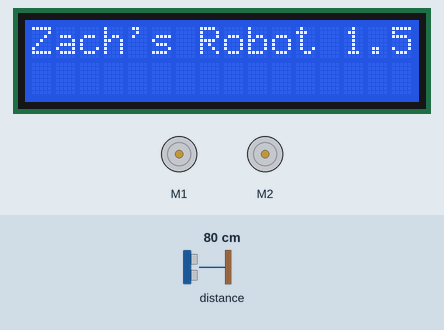
A sketch run on a simulated Arduino Mega 2560, built with avr-gcc and run on an emulated ATmega2560. On the bench: 16×2 character LCD, 2 × DC motor (green arrow = forward, orange = backward, longer = faster). Inputs (shaded band) come from the test bench; at power-on: distance to the obstacle 80 cm.

Above: at 1.29 s.
1.3 s: distance to the obstacle set to 28 cm
3.8 s: distance to the obstacle set to 23 cm
At 4.4 s:
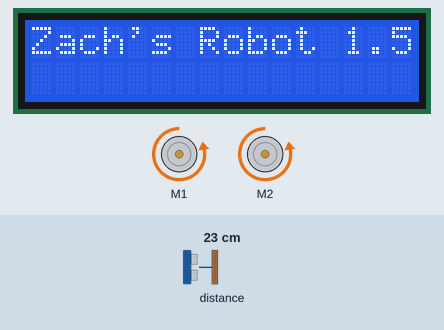
At 5.1 s:
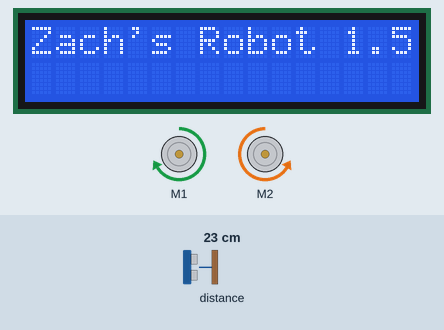
Timing chart, 0 to 12.8 s (numbered marks = the images above; inputs shaded):
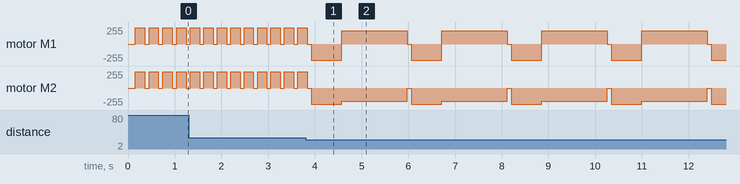

Measured:
- the behaviour switches between 26 and 25 cm on distance to the obstacle (found by bisection; images 0 and 1)
- by itself, motor M1: repeats every 2.1 s: backward 245/255 0.66 s, forward 200/255 1.4 s, stopped 0.09 s
- by itself, motor M2: repeats every 2.1 s: backward 245/255 0.66 s, backward 200/255 1.4 s, stopped 0.09 s

The sketch:

_4WD_Arduino_Bot.ino
```cpp
/*
Arduino Robot V1
By: Zachary Massia
*/

// Import the libraries
#include <LiquidCrystal.h>
#include <Ping.h>
#include <AFMotor.h>

// Initialize the libraries
LiquidCrystal lcd(26, 27, 28, 29, 30, 31);
Ping          ping(48,0,0);
AF_DCMotor    leftSide(1, MOTOR12_8KHZ);
AF_DCMotor    rightSide(2, MOTOR12_8KHZ);
// -------------------------------------------


// Constant Variables
const int PING_DELAY  = 25;   // Delay in ms after taking a Ping reading.
const int SAMPLE_RATE = 3;    // How many readings to take each time we check for objects
const int DANGER_ZONE = 25;   // Distance in CM before stopping robot.
const int MOTOR_SPEED = 245;  // Speed range : 0-255
const int TURN_SPEED  = 200;  // The speed to use for turning.
const int RELEASE_DELAY = 5;  // How long to delay after releases motors.

// Instance Variables
int OBJECT_DISTANCE;          // Stores raw distance from Ping sensor.
boolean IS_SAFE;              // False if within 'DANGER_ZONE'.
// -------------------------------------------


void setup() {
  Serial.begin(115200);
  lcd.begin(16,2);             // Set LCD size + initialize.
  lcd.print("Zach's Robot 1.5");

  setMotorSpeed(MOTOR_SPEED);  // Set both motors to default speed.
}


void loop() {
  // Mandatory functions:
  OBJECT_DISTANCE = pingSampler(SAMPLE_RATE);  // Read the distance w/ Ping sensor
  IS_SAFE = checkDistance();                   // Are we in the 'DANGER_ZONE'?
  // --------------------

  // Rest of code:
  pingMover();
}
```

Functions.ino
```cpp
boolean checkDistance() {
  /*
  Check to see if we are going to hit something.
  */
  if (OBJECT_DISTANCE <= DANGER_ZONE) {
    // We're going to hit something.
    return false;
  }
  else if (OBJECT_DISTANCE > DANGER_ZONE) {
    // Let's assume it's safe.
    return true;
  }
}


int pingSampler(int resolution) {
  /*
  Read the distance from the Ping sensor 'resolution' times, add
  all the values and find the average. This will produce a more
  accurate reading of the distance.
  */
  int avgValue;               // This will be used to return the sampled value.
  int totalValue;             // This will hold all the readings.

  // Loop through each reading and assign to array
  for (int i=0; i < resolution; i++) {
    ping.fire();                       // Send a pulse to the Ping.
    totalValue += ping.centimeters();  // Add the CM value to the total.
    delay(PING_DELAY);                 // Wait so the sensor is not overloaded.
  }

  avgValue = ( totalValue / resolution );  // Get the average value.
  return avgValue;
}

int getObjectDistance() {
  /*
  !! Use pingSampler
  This function will fire off a single ping reading, but it is
  not as accurate, only use if a quick one of reading is needed.

  Fire off the Ping Ultrasonic Sensor, return
  the distance in CM
  */
  ping.fire();        // Fire the ping
  int pingVal = ping.centimeters();  // Store the distance.
  delay(PING_DELAY);  // Wait so we don't overload the sensor
  return pingVal;     // Return the distance.
}
```

Motor_Control.ino
```cpp
void turnRight(int moveTime) {
  /*
  Adjust to lower speed for turning, and reset
  to the default when done.
  */
  setMotorSpeed(TURN_SPEED);

  // Start the motors.
  leftSide.run(FORWARD);
  rightSide.run(BACKWARD);
  delay(moveTime);

  // Release both motors to stop.
  haltMotors();

  // Reset speed to default forward speed.
  setMotorSpeed(MOTOR_SPEED);
}


void moveBackward(int moveTime) {
  /*
  Move both sides backward for 'moveTime' milliseconds
  then release the motors.
  */
  // Start the motors
  leftSide.run(BACKWARD);
  rightSide.run(BACKWARD);
  delay(moveTime);

  // Release both motors to stop
  haltMotors();
}

void moveForward(int moveTime) {
  /*
  Move both sides forward for 'moveTime' milliseconds
  then release the motors.
  */
  // Start the motors.
  leftSide.run(FORWARD);
  rightSide.run(FORWARD);
  delay(moveTime);

  // Release both motors to stop.
  haltMotors();
}


void haltMotors() {
  /*
  Release both motors. This function will be called after each
  call to move a direction.
  */
  leftSide.run(RELEASE);
  rightSide.run(RELEASE);
  delay(RELEASE_DELAY);    // To ensure the motors are not overloaded.
}


void setMotorSpeed(int newSpeed) {
  /*
  This function will set both sides to the speed
  specified by 'newSpeed'
  */
  leftSide.setSpeed(newSpeed);
  rightSide.setSpeed(newSpeed);
}
```

Move_Sequences.ino
```cpp
void pingMover() {
  /*
  If things seem safe try moving ahead 200 milliseconds. If we detect
  that the up coming path is not safe, perform the object avoidance routine.
  */
  if (IS_SAFE) {
    moveForward(200);
  }
  else if (!IS_SAFE) {
    avoidObject();
  }
}


void avoidObject() {
  /*
  Simple object avoidance. Backup, turn right and check again.
  */
  moveBackward(650);    // Backup to get away from object
  turnRight(1400);      // Turn right and hope we cleared it.
}
```
